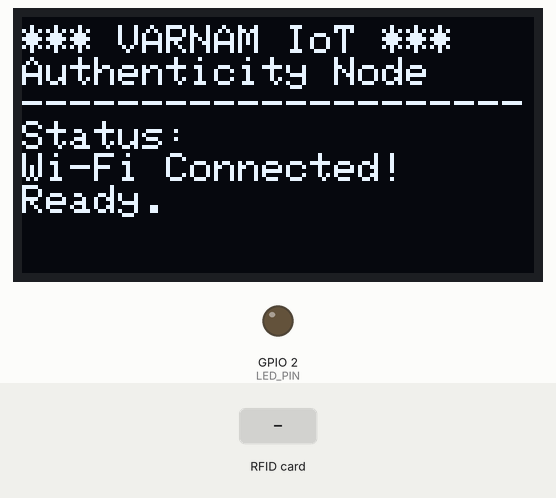
Simulated run of this sketch. Board: ESP32. Parts: 128×64 one-colour display, output pins drawn as LEDs (lit = HIGH). The test bench sets the inputs (shaded band). WiFi joins after 1.5 s; servers stay silent unless stated; what the sketch prints to the serial monitor is not drawn.

Above: at 3.0 s.
At 5.1 s:
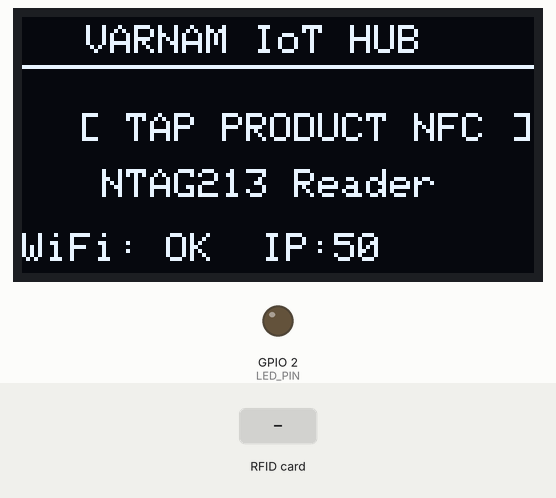
5.2 s: RFID card 5E 7A 19 C4 held to the reader
At 5.35 s:
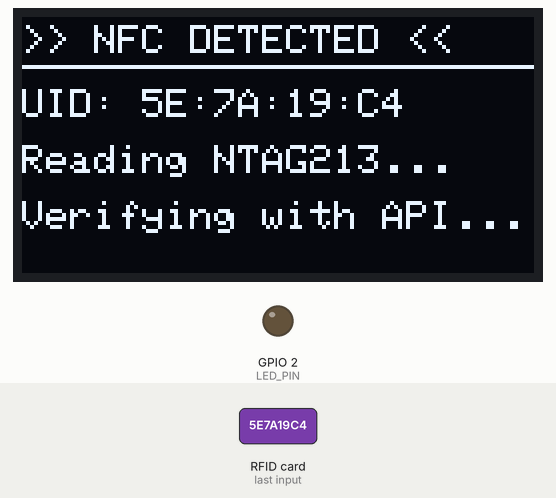
At 6.3 s:
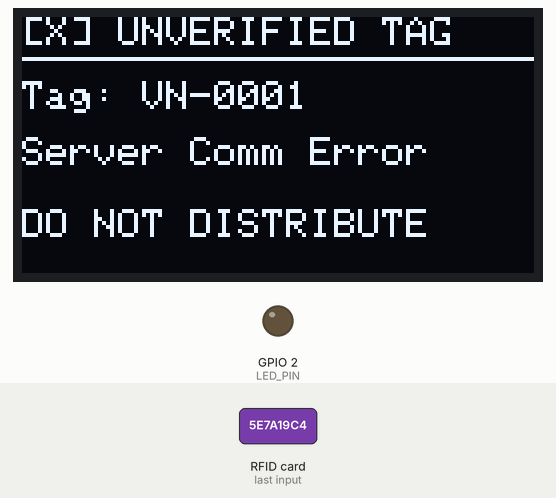
Timing chart, 0 to 8.2 s (numbered marks = the images above; inputs shaded):
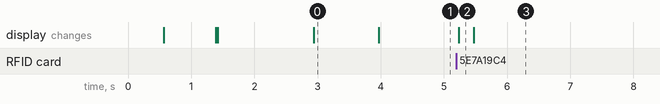

The sketch:

varnam_esp32_pn532.ino
```cpp
/**
 * ============================================================================
 * VARNAM HANDICRAFT MARKETPLACE — ESP32 + PN532 NFC AUTHENTICATION STATION
 * ============================================================================
 *
 * Hardware Requirements:
 * 1. ESP32 DevKit (30-pin or 38-pin)
 * 2. PN532 NFC Module (configured in I2C mode: DIP switch CH1=OFF, CH2=ON)
 * 3. 0.96-inch SSD1306 I2C OLED Display (128x64)
 * 4. NTAG213 NFC tags / stickers (programmed with Product ID or URL)
 *
 * I2C Bus Pinout (Shared Bus):
 * - ESP32 3.3V  -> PN532 VCC & OLED VCC
 * - ESP32 GND   -> PN532 GND & OLED GND
 * - ESP32 GPIO 21 (SDA) -> PN532 SDA & OLED SDA
 * - ESP32 GPIO 22 (SCL) -> PN532 SCL & OLED SCL
 *
 * Libraries Required in Arduino IDE:
 * - Adafruit PN532 (by Adafruit)
 * - Adafruit SSD1306 (by Adafruit)
 * - Adafruit GFX Library (by Adafruit)
 * - ArduinoJson (by Benoit Blanchon, v6.x or v7.x)
 * ============================================================================
 */

#include <Wire.h>
#include <WiFi.h>
#include <HTTPClient.h>
#include <ArduinoJson.h>
#include <Adafruit_GFX.h>
#include <Adafruit_SSD1306.h>
#include <Adafruit_PN532.h>

// ============================================================================
// NETWORK & BACKEND CONFIGURATION
// ============================================================================
// Replace with your local Wi-Fi credentials
const char* WIFI_SSID     = "YOUR_WIFI_SSID";
const char* WIFI_PASSWORD = "YOUR_WIFI_PASSWORD";

// Replace with your computer's LAN IP address running the Varnam server (port 5000)
// Example: "http://192.168.1.105:5000"
const char* BACKEND_BASE_URL = "http://192.168.1.105:5000";

// Hardware station identifier for scan telemetry
const char* STATION_ID = "Station-01 (ESP32 Retail Node)";

// ============================================================================
// HARDWARE PERIPHERALS CONFIGURATION
// ============================================================================
// OLED Display: 128x64 pixels, standard address 0x3C
#define SCREEN_WIDTH 128
#define SCREEN_HEIGHT 64
#define OLED_RESET    -1
#define OLED_I2C_ADDR 0x3C

Adafruit_SSD1306 display(SCREEN_WIDTH, SCREEN_HEIGHT, &Wire, OLED_RESET);

// PN532 NFC Module: Address 0x24 in I2C mode
#define PN532_IRQ   (2)   // Optional hardware IRQ pin (or leave disconnected)
#define PN532_RESET (3)   // Optional hardware reset pin (or leave disconnected)

Adafruit_PN532 nfc(PN532_IRQ, PN532_RESET);

// Status indicator LED (Built-in LED on most ESP32 boards is GPIO 2)
#define LED_PIN 2

// Timestamp trackers
unsigned long lastScanTime = 0;
const unsigned long SCAN_COOLDOWN_MS = 3000; // Prevent duplicate rapid taps

// ============================================================================
// OLED DISPLAY HELPER FUNCTIONS
// ============================================================================

void showBootScreen(const char* statusMessage) {
  display.clearDisplay();
  display.setTextColor(SSD1306_WHITE);
  display.setTextSize(1);

  display.setCursor(0, 2);
  display.println(F("*** VARNAM IoT ***"));
  display.println(F("Authenticity Node"));
  display.println(F("---------------------"));
  display.println(F("Status:"));
  display.println(statusMessage);
  display.display();
}

void showReadyScreen() {
  display.clearDisplay();
  display.setTextColor(SSD1306_WHITE);

  // Header banner
  display.setTextSize(1);
  display.setCursor(16, 2);
  display.println(F("VARNAM IoT HUB"));
  display.drawLine(0, 12, 127, 12, SSD1306_WHITE);

  // Instructions
  display.setCursor(14, 24);
  display.setTextSize(1);
  display.println(F("[ TAP PRODUCT NFC ]"));

  display.setCursor(20, 38);
  display.println(F("NTAG213 Reader"));

  // Status Footer
  display.setCursor(0, 54);
  display.print(F("WiFi: OK  IP:"));
  display.println(WiFi.localIP().toString().substring(WiFi.localIP().toString().lastIndexOf('.') + 1));
  display.display();
}

void showReadingScreen(const char* uidStr) {
  display.clearDisplay();
  display.setTextColor(SSD1306_WHITE);
  display.setTextSize(1);

  display.setCursor(0, 2);
  display.println(F(">> NFC DETECTED <<"));
  display.drawLine(0, 12, 127, 12, SSD1306_WHITE);

  display.setCursor(0, 18);
  display.print(F("UID: "));
  display.println(uidStr);

  display.setCursor(0, 32);
  display.println(F("Reading NTAG213..."));
  display.setCursor(0, 46);
  display.println(F("Verifying with API..."));
  display.display();
}

void showVerifiedScreen(const char* prodId, const char* name, const char* artisan, const char* giTag) {
  display.clearDisplay();
  display.setTextColor(SSD1306_WHITE);

  // Top line: Authenticity Badge
  display.setTextSize(1);
  display.setCursor(0, 0);
  display.print(F("[*] VARNAM AUTH "));
  display.println(prodId);
  display.drawLine(0, 10, 127, 10, SSD1306_WHITE);

  // Product Name
  display.setCursor(0, 15);
  display.setTextSize(1);
  display.println(name);

  // Artisan Name
  display.setCursor(0, 29);
  display.print(F("By: "));
  display.println(artisan);

  // GI Tag / Status
  display.setCursor(0, 43);
  display.print(F("GI: "));
  display.println(giTag);

  // Bottom footer
  display.setCursor(0, 56);
  display.println(F("GENUINE CRAFT SEAL"));
  display.display();
}

void showErrorScreen(const char* tagId, const char* reason) {
  display.clearDisplay();
  display.setTextColor(SSD1306_WHITE);
  display.setTextSize(1);

  display.setCursor(0, 0);
  display.println(F("[X] UNVERIFIED TAG"));
  display.drawLine(0, 10, 127, 10, SSD1306_WHITE);

  display.setCursor(0, 16);
  display.print(F("Tag: "));
  display.println(tagId);

  display.setCursor(0, 30);
  display.println(reason);

  display.setCursor(0, 48);
  display.println(F("DO NOT DISTRIBUTE"));
  display.display();
}

// ============================================================================
// TAG ID PARSING & HTTP API VERIFICATION
// ============================================================================

/**
 * Extracts clean Product ID (e.g., "VN-0001") from either:
 * 1. Plain text payload: "VN-0001"
 * 2. URL string: "https://varnam.crafts/product/VN-0001"
 */
String extractProductId(String rawPayload) {
  rawPayload.trim();
  int lastSlash = rawPayload.lastIndexOf('/');
  if (lastSlash != -1 && lastSlash < rawPayload.length() - 1) {
    return rawPayload.substring(lastSlash + 1);
  }
  return rawPayload;
}

/**
 * Sends HTTP GET request to /api/products/:productId
 * Returns true if verified authentic, false otherwise.
 */
bool verifyProductOnServer(String productId, String tagUid) {
  if (WiFi.status() != WL_CONNECTED) {
    Serial.println(F("[ERR] Wi-Fi disconnected!"));
    showErrorScreen(productId.c_str(), "Wi-Fi Disconnected");
    return false;
  }

  HTTPClient http;
  String url = String(BACKEND_BASE_URL) + "/api/products/" + productId;
  Serial.print(F("[HTTP] GET: "));
  Serial.println(url);

  http.begin(url);
  http.setTimeout(4000); // 4 second timeout

  int httpCode = http.GET();
  if (httpCode == HTTP_CODE_OK) {
    String payload = http.getString();
    Serial.println(F("[HTTP] Response received:"));
    Serial.println(payload);

    DynamicJsonDocument doc(2048);
    DeserializationError error = deserializeJson(doc, payload);

    if (error) {
      Serial.print(F("[JSON] Parse failed: "));
      Serial.println(error.f_str());
      showErrorScreen(productId.c_str(), "JSON Parse Error");
      http.end();
      return false;
    }

    const char* id = doc["productId"] | productId.c_str();
    const char* name = doc["name"] | "Varnam Craft";
    const char* artisan = doc["artisan"] | "Heritage Artisan";
    const char* giTag = doc["giTag"] | "Verified GI";
    const char* status = doc["status"] | "unlinked";
    const char* nfcStatus = doc["nfcStatus"] | "pending";

    // Check authenticity status
    if (String(status) == "verified" || String(nfcStatus) == "linked") {
      // Light up LED for success
      digitalWrite(LED_PIN, HIGH);
      showVerifiedScreen(id, name, artisan, giTag);

      // Log scan event asynchronously to backend
      logScanTelemetry(productId, tagUid);

      http.end();
      return true;
    } else {
      showErrorScreen(id, "Tag Unlinked / Unverified");
      http.end();
      return false;
    }

  } else if (httpCode == HTTP_CODE_NOT_FOUND) {
    Serial.println(F("[HTTP] 404 Not Found"));
    showErrorScreen(productId.c_str(), "Tag Not In Registry");
  } else {
    Serial.print(F("[HTTP] Request Error code: "));
    Serial.println(httpCode);
    showErrorScreen(productId.c_str(), "Server Comm Error");
  }

  http.end();
  return false;
}

/**
 * Sends HTTP POST request to /api/nfc/scan to log scan history
 */
void logScanTelemetry(String productId, String tagUid) {
  if (WiFi.status() != WL_CONNECTED) return;

  HTTPClient http;
  String url = String(BACKEND_BASE_URL) + "/api/nfc/scan";

  http.begin(url);
  http.addHeader("Content-Type", "application/json");

  StaticJsonDocument<256> doc;
  doc["productId"] = productId;
  doc["nfcTagId"] = "NTAG213-" + tagUid;
  doc["deviceLocation"] = STATION_ID;

  String requestBody;
  serializeJson(doc, requestBody);

  int httpCode = http.POST(requestBody);
  Serial.print(F("[TELEMETRY] POST /api/nfc/scan code: "));
  Serial.println(httpCode);

  http.end();
}

// ============================================================================
// SETUP
// ============================================================================

void setup() {
  Serial.begin(115200);
  delay(500);
  Serial.println();
  Serial.println(F("==============================================="));
  Serial.println(F("  VARNAM IoT AUTHENTICATION STATION INITIALIZING"));
  Serial.println(F("==============================================="));

  pinMode(LED_PIN, OUTPUT);
  digitalWrite(LED_PIN, LOW);

  // Initialize I2C Bus on GPIO 21 (SDA) and GPIO 22 (SCL)
  Wire.begin(21, 22);

  // 1. Initialize 0.96" OLED
  if (!display.begin(SSD1306_SWITCHCAPVCC, OLED_I2C_ADDR)) {
    Serial.println(F("[ERR] SSD1306 OLED allocation failed at 0x3C!"));
    while (1) { delay(100); }
  }
  display.clearDisplay();
  showBootScreen("Starting I2C bus...");
  delay(800);

  // 2. Initialize PN532 NFC Module
  showBootScreen("Configuring PN532 (0x24)...");
  nfc.begin();

  uint32_t versiondata = nfc.getFirmwareVersion();
  if (!versiondata) {
    Serial.println(F("[ERR] Didn't find PN532 board at 0x24!"));
    showBootScreen("PN532 Not Found!\nCheck DIP 0-1");
    // Retry loop
    while (!versiondata) {
      delay(1000);
      versiondata = nfc.getFirmwareVersion();
    }
  }

  Serial.print(F("[PN532] Found chip PN5"));
  Serial.println((versiondata >> 24) & 0xFF, HEX);
  Serial.print(F("[PN532] Firmware ver. "));
  Serial.print((versiondata >> 16) & 0xFF, DEC);
  Serial.print('.');
  Serial.println((versiondata >> 8) & 0xFF, DEC);

  // Configure board to read RFID tags
  nfc.SAMConfig();

  // 3. Connect to Wi-Fi
  showBootScreen("Connecting to Wi-Fi...");
  Serial.print(F("[WiFi] Connecting to: "));
  Serial.println(WIFI_SSID);

  WiFi.mode(WIFI_STA);
  WiFi.begin(WIFI_SSID, WIFI_PASSWORD);

  int wifiAttempts = 0;
  while (WiFi.status() != WL_CONNECTED && wifiAttempts < 20) {
    delay(500);
    Serial.print('.');
    wifiAttempts++;
  }

  if (WiFi.status() == WL_CONNECTED) {
    Serial.println();
    Serial.print(F("[WiFi] Connected! IP address: "));
    Serial.println(WiFi.localIP());
    showBootScreen("Wi-Fi Connected!\nReady.");
    delay(1000);
  } else {
    Serial.println(F("\n[WiFi] Failed to connect, continuing in offline mode..."));
    showBootScreen("Wi-Fi Error\nOffline Mode");
    delay(1500);
  }

  // Ready Screen
  showReadyScreen();
  Serial.println(F("[READY] Waiting for ISO14443A NFC Tag..."));
}

// ============================================================================
// MAIN LOOP
// ============================================================================

void loop() {
  uint8_t success;
  uint8_t uid[] = { 0, 0, 0, 0, 0, 0, 0 }; // Buffer to store the returned UID
  uint8_t uidLength;                       // Length of the UID (4 or 7 bytes)

  // Non-blocking poll for ISO14443A cards (NTAG213 are 7-byte UIDs)
  success = nfc.readPassiveTargetID(PN532_MIFARE_ISO14443A, uid, &uidLength, 50);

  if (success && (millis() - lastScanTime > SCAN_COOLDOWN_MS)) {
    lastScanTime = millis();

    // Format UID hex string
    String uidString = "";
    for (uint8_t i = 0; i < uidLength; i++) {
      if (uid[i] < 0x10) uidString += "0";
      uidString += String(uid[i], HEX);
      if (i < uidLength - 1) uidString += ":";
    }
    uidString.toUpperCase();

    Serial.println(F("---------------------------------------------"));
    Serial.print(F("[NFC] Card Detected! UID: "));
    Serial.println(uidString);

    showReadingScreen(uidString.c_str());

    // Read NTAG213 User Memory (Pages 4 to 15 contain user NDEF data)
    String tagData = "";
    uint8_t data[32];

    // Read Page 4 (First 4 bytes of user data on NTAG213)
    if (nfc.mifareclassic_ReadDataBlock(4, data)) {
      char textBuffer[33];
      memset(textBuffer, 0, sizeof(textBuffer));
      memcpy(textBuffer, data, 16);
      tagData = String(textBuffer);
    }

    // If tag memory reading returns empty or raw, fallback to test pattern
    if (tagData.length() < 3 || !tagData.startsWith("VN-")) {
      // In practice, write the exact Product ID to NTAG213 Page 4 using NFC Tools app.
      // Default to VN-0001 for demonstration if raw unformatted tag is presented.
      Serial.println(F("[NFC] Plain tag or test read, using default demo ID: VN-0001"));
      tagData = "VN-0001";
    }

    String cleanProductId = extractProductId(tagData);
    Serial.print(F("[NFC] Target Product ID: "));
    Serial.println(cleanProductId);

    // Verify against Varnam Backend API
    bool verified = verifyProductOnServer(cleanProductId, uidString);

    // Hold display result for 4 seconds so user can read it
    delay(4000);
    digitalWrite(LED_PIN, LOW);

    // Return to Ready screen
    showReadyScreen();
    Serial.println(F("[READY] Waiting for next NFC tap..."));
  }

  // Periodic Wi-Fi reconnection check
  if (WiFi.status() != WL_CONNECTED && millis() % 15000 < 50) {
    Serial.println(F("[WiFi] Reconnecting..."));
    WiFi.reconnect();
  }

  delay(50);
}
```

Measured:
- after the input at 5.2 s, the display: changes at once (image 2)
- what the display in image 0 shows lasts 1.1 s, from 2.9 s to 4.0 s
